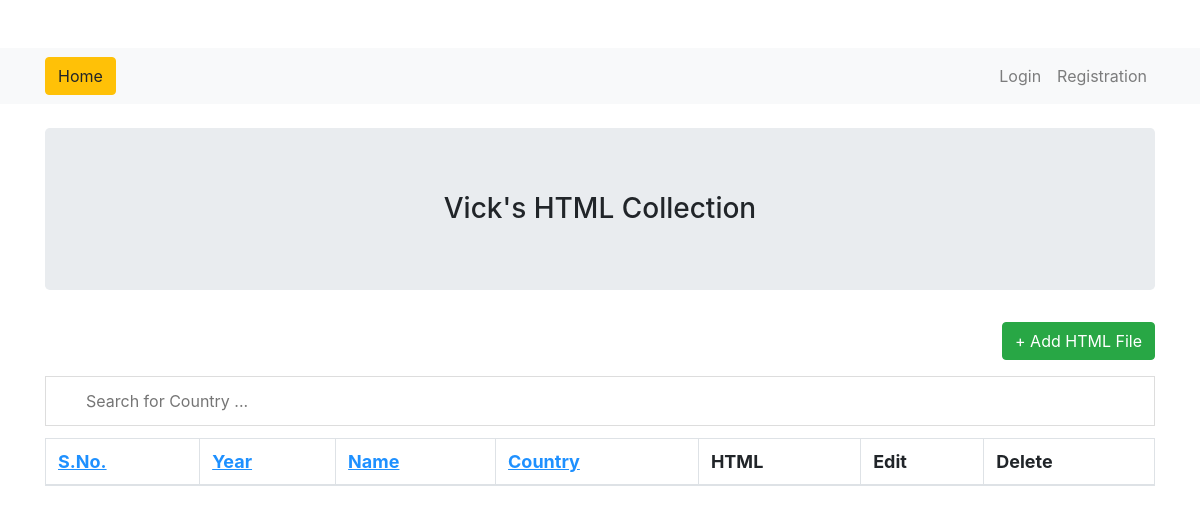
The app's page /index, older data.
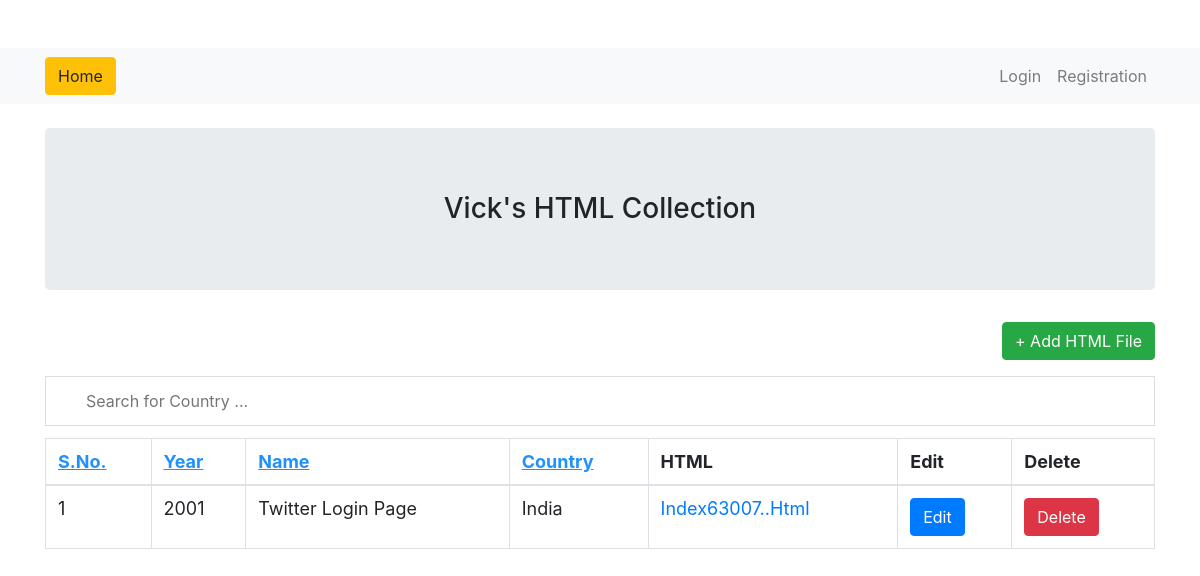
The same page, newer data.
### tables this page shows
CREATE TABLE "users" (
	"UID"	    INTEGER PRIMARY KEY AUTOINCREMENT,
	"UNAME"	    TEXT,
	"NAME"	    TEXT,
	"FILE"	    TEXT,
	"CONTACT"	TEXT
);

### app.py (the view)
@app.route("/")
@app.route("/index")
def index():
    con=sql.connect("db_web.db")
    con.row_factory=sql.Row
    cur=con.cursor()
    cur.execute("select * from users")
    data=cur.fetchall()
    return render_template("index.html",datas=data)

### templates/index.html
{% extends 'layout.html' %}
{% block body %}
  <center>
    {% if session.username %}
      <h3 class='jumbotron'>Welcome {{session.username}}</h3>
    {% else %}
      <h3 class='jumbotron'>Vick's HTML Collection</h3>
    {% endif %}
  </center>
  <p class='text-right'><a href='{{url_for("add_user")}}' class='btn btn-success'>+ Add HTML File</a></p>
  <input type="text" id="myInput" onkeyup="myFunction()" placeholder="Search for Country ...">
  <table id="myTable" class='table table-bordered'>
    <thead>
      <th onclick="sortTable(0)"><u style="color:#1E90FF">S.No.</u></th>
      <th onclick="sortTable(1)"><u style="color:#1E90FF">Year</u></th>
      <th onclick="sortTable(2)"><u style="color:#1E90FF">Name</u></th>
      <th onclick="sortTable(3)"><u style="color:#1E90FF">Country</u></th>
      <th>HTML</th>
      <th>Edit</th>
      <th>Delete</th>
    </thead>
    <tbody>
      {% for row in datas %}
        <tr>
          <td>{{loop.index}}</td>
          <td>{{row.UNAME.title()}}</td>
          <td>{{row.NAME.title()}}</td>
          <td>{{row.CONTACT.title()}}</td>
          <td>
            <a target="_blank" href="/static/files/{{row.FILE}}">
              {{row.FILE.title()}}
            </a>
          </td>
          <td><a href='{{url_for("edit_user",uid=row.UID)}}' class='btn btn-primary'>Edit</a></td>
          <td><a href='{{url_for("delete_user",uid=row.UID)}}' class='btn btn-danger' onclick='return confirm("Are You Sure")'>Delete</a></td>
        </tr>
      {%endfor%}
    </tbody>
  </table>
{% endblock %}

### templates/layout.html (shortened to what this page needs)
<html>
  <head>
    <link rel="stylesheet" href="https://maxcdn.bootstrapcdn.com/bootstrap/4.0.0/css/bootstrap.min.css">
  </head>
  <body>
    <br><br>
    <nav class="navbar navbar-expand-md bg-light navbar-light">
      <div class='container'>
        <a class="btn btn-warning" href="/">Home</a>
        <div class="collapse navbar-collapse" id="collapsibleNavbar">
          <ul class="navbar-nav ml-auto">
            {% if session.username %}
              <li class="nav-item">
                <a class="nav-link" href="/index">{{session.username}}</a>
              </li>
              <li class="nav-item">
                <a class="nav-link" href="/logout">Logout</a>
              </li>
            {% else %}
              <li class="nav-item">
                <a class="nav-link" href="/login">Login</a>
              </li>
                <li class="nav-item">
              <a class="nav-link" href="/reg">Registration</a>
              </li>
            {% endif %}
          </ul>
        </div>
      </div>
    </nav>
    <div class='container mt-4'>
    {% block body %}
    {% endblock %}
    </div>
  </body>
</html>

### templates/layout.html (style rules this page uses)
#myInput { background-image: url('/css/searchicon.png'); background-position: 10px 12px; background-repeat: no-repeat; width: 100%; font-size: 16px; padding: 12px 20px 12px 40px; border: 1px solid #ddd; margin-bottom: 12px; }
#myTable { border-collapse: collapse; width: 100%; border: 1px solid #ddd; font-size: 18px; }
#myTable th, #myTable td { text-align: left; padding: 12px; }
#myTable tr { border-bottom: 1px solid #ddd; }

Row changes from the older to the newer data that the page shows:
added users: UNAME "2001", NAME "Twitter Login Page", CONTACT "India", FILE "Index63007..Html"
